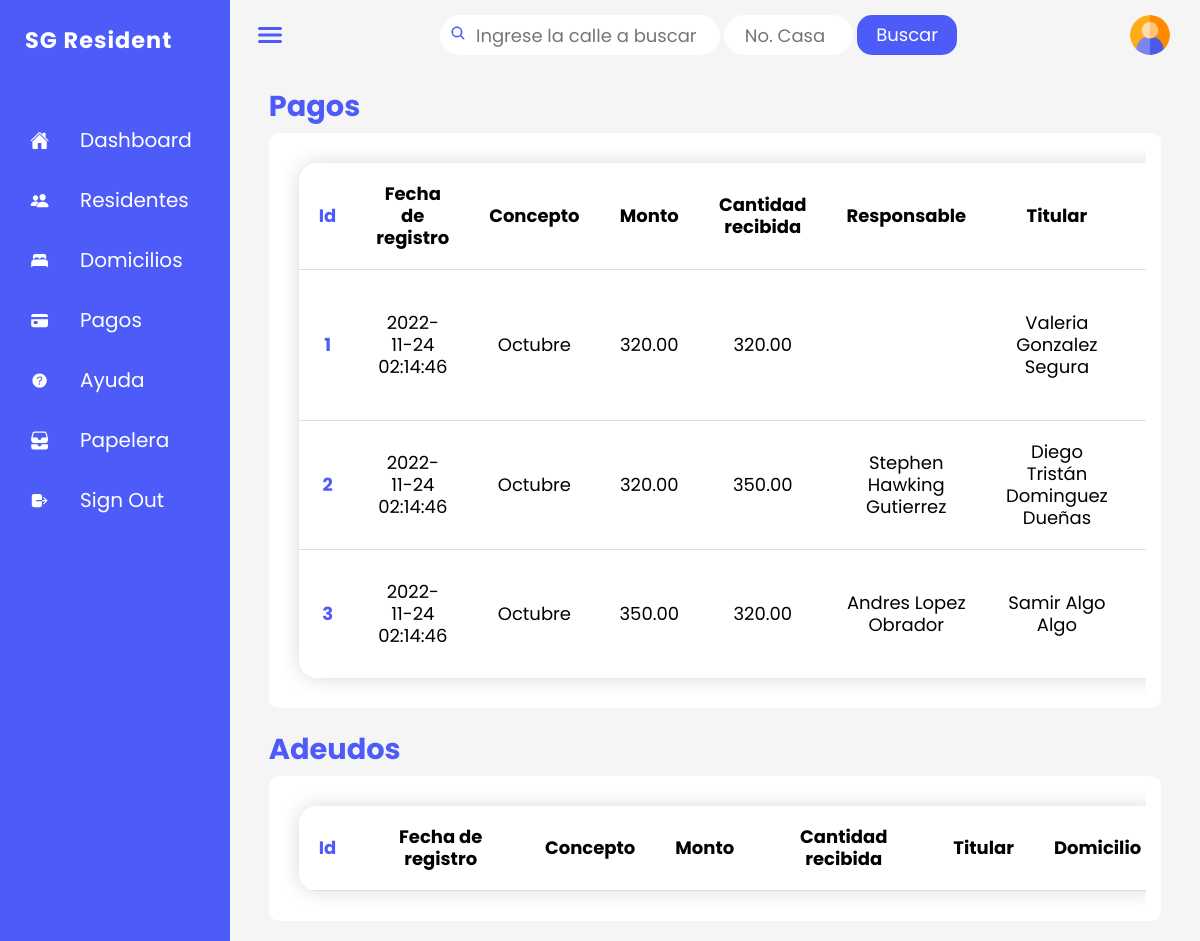
The page /secciones/vista_pago.php on the database its author committed.
### tables this page shows
CREATE TABLE metodo_pago(
	TIPO				VARCHAR(20)		NOT NULL,  
	NO_CUENTA			VARCHAR(20)		NULL,
	NO_CHEQUE			VARCHAR(20)		NULL,
	NO_TARJETA			VARCHAR(20)		NULL,
	COD_TARJETA			VARCHAR(7)		NULL,
	FCHA_EXP			VARCHAR(8)		NULL,
	NO_TRANSFERENCIA	VARCHAR(20)		NULL,
	ID_PAGO				INT,
	
	PRIMARY KEY(TIPO, ID_PAGO),
	
	CONSTRAINT FK_METPAGO_DEL FOREIGN KEY(ID_PAGO) 
		REFERENCES pago(ID_PAGO)
        ON UPDATE CASCADE
		ON DELETE CASCADE
);

CREATE TABLE pago(
	ID_PAGO			INT 			auto_increment			PRIMARY KEY,
	MES				VARCHAR(20)		NOT NULL,
	MONTO	 		DECIMAL(6,2)	DEFAULT 320.00,
	RECIBIDO		DECIMAL(6,2)	NULL,
	FCHA_PAGO		TIMESTAMP		DEFAULT current_timestamp,
	NOM_PAGADOR		VARCHAR(50) 	NULL,
	PAG_APELL_1		VARCHAR(50)		NULL,
	PAG_APELL_2		VARCHAR(50)		NULL,
	ADEUDO 			BIT				DEFAULT 0,
	INACTIVO		BIT 			DEFAULT 0,
	ID_TITULAR		INT,
	
	CONSTRAINT FKPago FOREIGN KEY(ID_TITULAR)  
		REFERENCES titular(ID_TITULAR) 
		ON UPDATE CASCADE
        ON DELETE SET NULL
);

### secciones/vista_pago.php (the view, shortened to what this page needs)
<?php
    include_once '../configuraciones/conexion_bd.php';
    $query_pago = "SELECT
                        c1.ID_PAGO, c1.FCHA_PAGO, c1.MES, c1.MONTO, c1.RECIBIDO,
                        CONCAT(c1.NOM_PAGADOR, ' ', c1.PAG_APELL_1, ' ', c1.PAG_APELL_2) AS RESPONSABLE,
                        CONCAT(c2.NOMBRE, ' ', c2.PR_APELL, ' ', c2.SEG_APELL) AS TITULAR,
                        CONCAT(c3.CALLE, ' ', c3.NO_CASA) AS DOMICILIO, c4.TIPO
                    FROM
                        pago c1
                    INNER JOIN titular c2 USING (ID_TITULAR)
                    INNER JOIN domicilio c3 USING (ID_TITULAR)
                    INNER JOIN metodo_pago c4 USING (ID_PAGO)
                    WHERE c1.ADEUDO = '0' AND c1.INACTIVO = '0'
                    GROUP BY
                    c1.ID_PAGO;";
    $cons_pago= mysqli_query($conexion,$query_pago);
?>
<!doctype HTML>
<html>
<head>
    <link rel = "stylesheet" href = "../css/style.css">
    <link rel = "stylesheet" href = "../css/tablas.css">
</head>
<body>
    <div class = "container">
        <div class = "main">
            <div class = "main-title">
                <h1 class = "wow-title">Pagos</h1>
            </div>
            <div class = "item">
                <div class="table-wrapper">
                    <table class="styled-table">
                        <thead>
                            <h2>
                                <th class = "id-azul">Id</th>
                                <th>Fecha de registro</th>
                                <th>Concepto</th>
                                <th>Monto</th>
                                <th>Cantidad recibida</th>
                                <th>Responsable</th>
                                <th>Titular</th>
                                <th>Domicilio</th>
                        </thead>
                        <tbody>
                            <?php
                                if($cons_pago){
                                    if(mysqli_num_rows($cons_pago) > 0){
                                        while($obj=mysqli_fetch_object($cons_pago)){?>
                                <tr>
                                    <th class="id-azul"><?php echo $obj->ID_PAGO?></th>
                                    <td><?php echo $obj->FCHA_PAGO?></td>
                                    <td><?php echo $obj->MES?></td>
                                    <td><?php echo $obj->MONTO?></td>
                                    <td><?php echo $obj->RECIBIDO?></td>
                                    <td><?php echo $obj->RESPONSABLE?></td>
                                    <td><?php echo $obj->TITULAR?></td>
                                    <td><?php echo $obj->DOMICILIO?></td>
                                </tr>
                            <?php } } }?>
                        </tbody>
                    </table>
                </div>
            </div>
            <div class = "main-title">
                <h1 class = "wow-title">Adeudos</h1>
            </div>
            <div class = "item">
                <div class="table-wrapper">
                    <table class="styled-table">
                        <thead>
                            <h2>
                                <th class = "id-azul">Id</th>
                                <th>Fecha de registro</th>
                                <th>Concepto</th>
                                <th>Monto</th>
                                <th>Cantidad recibida</th>
                                <th>Titular</th>
                                <th>Domicilio</th>
                        </thead>
                    </table>
                </div>
            </div>
        </div>
    </div>
</body>
</html>

### css/style.css (style rules this page uses)
:root { --clr-indigo: #4a67b4; --clr-primary: #4d5bf9; --clr-blue: #004CC1; --clr-light-sky: #92a6e2; --clr-purple: #695cfe; --clr-mustard: #e2a415; --clr-black: #1c1c1c; --clr-black-80: #2f2f2f; --clr-black-60: #282828; --clr-bone : #e9e9e9; --clr-lightgray : #f5f5f5; --clr-gray: #969696; --clr-white: #ffffff; --clr-white-80: #f7f3f3; --clr-white-60: #dbdada; }
* { margin: 0; padding: 0; box-sizing: border-box; font-family: "Poppins", sans-serif; }
body { min-height: 100vh; overflow-x: hidden; background: var(--clr-lightgray); }
.container { position: relative; width: 100%; }
.navigation { position: fixed; left: 0px; width: 230px; height: 100%; background: var(--clr-primary); border-left: 10px solid var(--clr-primary); transition: 0.5s; overflow: hidden; }
.navigation ul { position: absolute; top: 0; left: 0; width: 100%; }
.navigation ul li { position: relative; width: 100%; list-style: none; border-top-left-radius: 30px; border-bottom-left-radius: 30px; }
.navigation ul li:nth-child(1) { margin-top: 10px; margin-bottom: 40px; margin-left: -55px; pointer-events: none; }
.navigation ul li:nth-child(1) a .title { font-weight: 700; letter-spacing: 1px; font-size: 1.4rem; }
.navigation ul li a { position: relative; display: block; width: 100%; display: flex; text-decoration: none; color: var(--clr-white) }
.navigation ul li a .icon { position: relative; display: block; min-width: 60px; height: 60px; line-height: 70px; text-align: center; }
.navigation ul li a .icon ion-icon { font-size: 1.2rem; }
.navigation ul li a .title { font-size: 20px; position: relative; display: block; padding: 0 10px; height: 60px; line-height: 60px; text-align: start; white-space: nowrap; }
.main { position:absolute; width: calc(100% - 230px); left: 230px; min-height: 100vh; background: var(--clr-lightgray); transition: 0.5s; }
.topbar { width: 100%; height: 70px; display: flex; justify-content: space-between; align-items: center; padding: 0 10px; }
.toggle { position: relative; width: 60px; height: 60px; color: var(--clr-primary); display: flex; justify-content: center; align-items: center; font-size: 2em; cursor: pointer; }
.search { position: relative; right: 70px; width: 430px; margin: 0 10px; }
#pago.search { height: 40px; }
.search label { position: relative; width: 100%; }
.search label input { width: 100%; height: 40px; border-radius: 40px; padding: 5px 20px; padding-left: 35px; font-size: 18px; outline: none; border: 1px solid var(--clr-white); }
.search label ion-icon { position: absolute; top: 5px; left: 10px; font-size: 1em; color: var(--clr-primary); }
.calle .icn-pago { top: 10px; }
.search .calle { position: flex; width: 65%; }
.search .numero { position: flex; width: 30%; margin-left: 66%; margin-top: -40px; }
.search .numero input { padding: 5px 20px; }
.search input.boton-busq { width: 100px; position: absolute; padding: 0; color: rgb(255, 255, 255); text-align: center; line-height: 4px; border-width: 0; background-color: #4d5bf9; border-radius: 15px; cursor: pointer; }
#pago.boton-busq { margin-left: 97%; margin-top: -40px; }
.user { position: relative; right: 20px; width: 40px; height: 40px; border-radius: 50%; overflow: hidden; cursor: pointer; }
.user img { position: absolute; top: 0; left: 0; width: 100%; height: 100%; object-fit: cover; }
.main-title { width: calc(92%); margin-left: calc(4%); margin-top: 15px; }
.main-title .wow-title { color: var(--clr-primary); font-size: 1.8em; }
.item { background: var(--clr-white); margin-bottom: 20px; padding: 15px; font-size: 14px; line-height: 22px; border-radius: 10px; width: calc(92%); margin-left: calc(4%); margin-top: 5px; }

### css/tablas.css (style rules this page uses)
.styled-table { width: 100%; margin: 10px 0 0 0; padding: 0; border-collapse: collapse; border-radius: 1em; overflow: hidden; min-width: 400px; box-shadow: 0 0 20px rgba(0, 0, 0, 0.15); font-size: 18px; }
.styled-table th, .styled-table td { padding: 20px; text-align: center; }
.styled-table tbody tr { border-bottom: 1px solid #dddddd; }
.styled-table tbody tr:last-of-type { border-bottom: 2px seashell ; }
.styled-table tbody tr th, .styled-table th.id-azul { color: #4d5bf9; }
@media (max-width: 1400px) { .styled-table { width: 100%; margin: 15px; padding: 0; border-collapse: collapse; border-radius: 1em; overflow: hidden; min-width: 400px; box-shadow: 0 0 20px rgba(0, 0, 0, 0.15); } }
@media (max-width: 1400px) { .table-wrapper { overflow-x: scroll; width: 100%; } }

### rows shown on the page
metodo_pago: ID_PAGO.ID_PAGO "1", ID_PAGO.FCHA_PAGO "2022-11-24 02:14:46", ID_PAGO.MES "Octubre", ID_PAGO.MONTO "320.00", ID_PAGO.RECIBIDO "320.00", TITULAR "Valeria Gonzalez Segura"
metodo_pago: ID_PAGO.ID_PAGO "2", ID_PAGO.FCHA_PAGO "2022-11-24 02:14:46", ID_PAGO.MES "Octubre", ID_PAGO.MONTO "320.00", ID_PAGO.RECIBIDO "350.00", RESPONSABLE "Stephen Hawking Gutierrez", TITULAR "Diego Tristán Dominguez Dueñas"
metodo_pago: ID_PAGO.ID_PAGO "3", ID_PAGO.FCHA_PAGO "2022-11-24 02:14:46", ID_PAGO.MES "Octubre", ID_PAGO.MONTO "350.00", ID_PAGO.RECIBIDO "320.00", RESPONSABLE "Andres Lopez Obrador", TITULAR "Samir Algo Algo"
